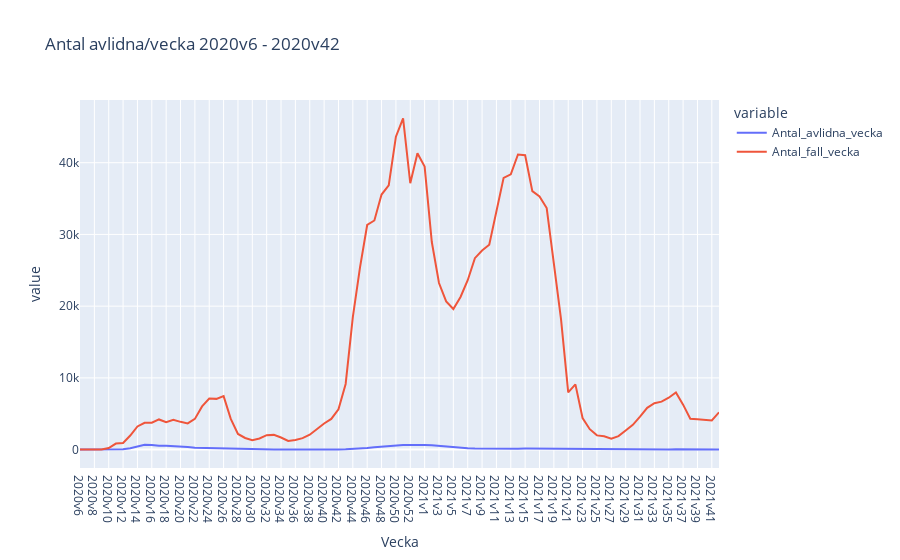

The code cell stored with this chart in its notebook:
### Code cell
fig = px.line(vaccine,
              x="Vecka",
              y="Antal_avlidna_vecka",
              title="Antal avlidna/vecka 2020v6 - 2020v42",
              labels={"Antal_avlidna_vecka":"Antal avlidna"})

fig.update_layout(hovermode="x")
fig.update_xaxes(showspikes=True,
                 spikedash="solid",
                 spikemode="across",
                 spikecolor="blue",
                 spikesnap="cursor"
                 )

fig.write_html("visualiseringar/Antal_avlidna_vecka.html")
fig.show()

### Figure 1 — Plotly figure (JSON) as saved in the notebook; plotly's stock layout.template omitted (floating-point values rounded to 4 significant figures)
{"data": [{"hovertemplate": "variable=Antal_avlidna_vecka<br>Vecka=%{x}<br>value=%{y}<extra></extra>", "legendgroup": "Antal_avlidna_vecka", "line": {"color": "#636efa", "dash": "solid"}, "marker": {"symbol": "circle"}, "mode": "lines", "name": "Antal_avlidna_vecka", "orientation": "v", "showlegend": true, "type": "scatter", "x": ["2020v6", "2020v7", "2020v8", "2020v9", "2020v10", "2020v11", "2020v12", "2020v13", "2020v14", "2020v15", "2020v16", "2020v17", "2020v18", "2020v19", "2020v20", "2020v21", "2020v22", "2020v23", "2020v24", "2020v25", "2020v26", "2020v27", "2020v28", "2020v29", "2020v30", "2020v31", "2020v32", "2020v33", "2020v34", "2020v35", "2020v36", "2020v37", "2020v38", "2020v39", "2020v40", "2020v41", "2020v42", "2020v43", "2020v44", "2020v45", "2020v46", "2020v47", "2020v48", "2020v49", "2020v50", "2020v51", "2020v52", "2020v53", "2021v1", "2021v2", "2021v3", "2021v4", "2021v5", "2021v6", "2021v7", "2021v8", "2021v9", "2021v10", "2021v11", "2021v12", "2021v13", "2021v14", "2021v15", "2021v16", "2021v17", "2021v18", "2021v19", "2021v20", "2021v21", "2021v22", "2021v23", "2021v24", "2021v25", "2021v26", "2021v27", "2021v28", "2021v29", "2021v30", "2021v31", "2021v32", "2021v33", "2021v34", "2021v35", "2021v36", "2021v37", "2021v38", "2021v39", "2021v40", "2021v41", "2021v42"], "xaxis": "x", "y": [0, 0, 0, 0, 0, 5, 44, 190, 451, 664, 657, 546, 543, 509, 380, 360, 272, 246, 234, 200, 138, 98, 84, 57, 30, 18, 18, 16, 19, 10, 12, 13, 12, 11, 17, 22, 16, 43, 82, 157, 235, 332, 417, 476, 501, 645, 643, 663, 644, 598, 513, 389, 269, 205, 171, 146, 128, 140, 127, 125, 141, 133, 140, 131, 115, 106, 111, 69, 47, 39, 22, 17, 9, 8, 3, 2, 3, 3, 7, 6, 9, 20, 26, 49, 52, 40, 38, 49, 28, 16], "yaxis": "y"}, {"hovertemplate": "variable=Antal_fall_vecka<br>Vecka=%{x}<br>value=%{y}<extra></extra>", "legendgroup": "Antal_fall_vecka", "line": {"color": "#EF553B", "dash": "solid"}, "marker": {"symbol": "circle"}, "mode": "lines", "name": "Antal_fall_vecka", "orientation": "v", "showlegend": true, "type": "scatter", "x": ["2020v6", "2020v7", "2020v8", "2020v9", "2020v10", "2020v11", "2020v12", "2020v13", "2020v14", "2020v15", "2020v16", "2020v17", "2020v18", "2020v19", "2020v20", "2020v21", "2020v22", "2020v23", "2020v24", "2020v25", "2020v26", "2020v27", "2020v28", "2020v29", "2020v30", "2020v31", "2020v32", "2020v33", "2020v34", "2020v35", "2020v36", "2020v37", "2020v38", "2020v39", "2020v40", "2020v41", "2020v42", "2020v43", "2020v44", "2020v45", "2020v46", "2020v47", "2020v48", "2020v49", "2020v50", "2020v51", "2020v52", "2020v53", "2021v1", "2021v2", "2021v3", "2021v4", "2021v5", "2021v6", "2021v7", "2021v8", "2021v9", "2021v10", "2021v11", "2021v12", "2021v13", "2021v14", "2021v15", "2021v16", "2021v17", "2021v18", "2021v19", "2021v20", "2021v21", "2021v22", "2021v23", "2021v24", "2021v25", "2021v26", "2021v27", "2021v28", "2021v29", "2021v30", "2021v31", "2021v32", "2021v33", "2021v34", "2021v35", "2021v36", "2021v37", "2021v38", "2021v39", "2021v40", "2021v41", "2021v42"], "xaxis": "x", "y": [1, 0, 0, 13, 211, 838, 924, 1957, 3229, 3740, 3752, 4203, 3832, 4153, 3869, 3659, 4280, 6021, 7123, 7073, 7455, 4279, 2179, 1622, 1316, 1556, 2014, 2052, 1687, 1200, 1332, 1592, 2080, 2919, 3642, 4278, 5620, 9155, 18474, 25405, 31319, 31944, 35560, 36837, 43631, 46177, 37134, 41323, 39455, 28942, 23230, 20660, 19605, 21283, 23615, 26690, 27748, 28555, 33033, 37881, 38386, 41147, 41037, 36032, 35306, 33680, 25916, 18169, 7974, 9094, 4394, 2848, 1982, 1869, 1514, 1881, 2662, 3459, 4608, 5820, 6464, 6689, 7236, 7972, 6265, 4307, 4240, 4140, 4074, 5201], "yaxis": "y"}], "layout": {"hovermode": "x", "legend": {"title": {"text": "variable"}, "tracegroupgap": 0}, "title": {"text": "Antal avlidna/vecka 2020v6 - 2020v42"}, "xaxis": {"anchor": "y", "domain": [0, 1], "showspikes": true, "spikecolor": "blue", "spikedash": "solid", "spikemode": "across", "spikesnap": "cursor", "title": {"text": "Vecka"}}, "yaxis": {"anchor": "x", "domain": [0, 1], "title": {"text": "value"}}}}
